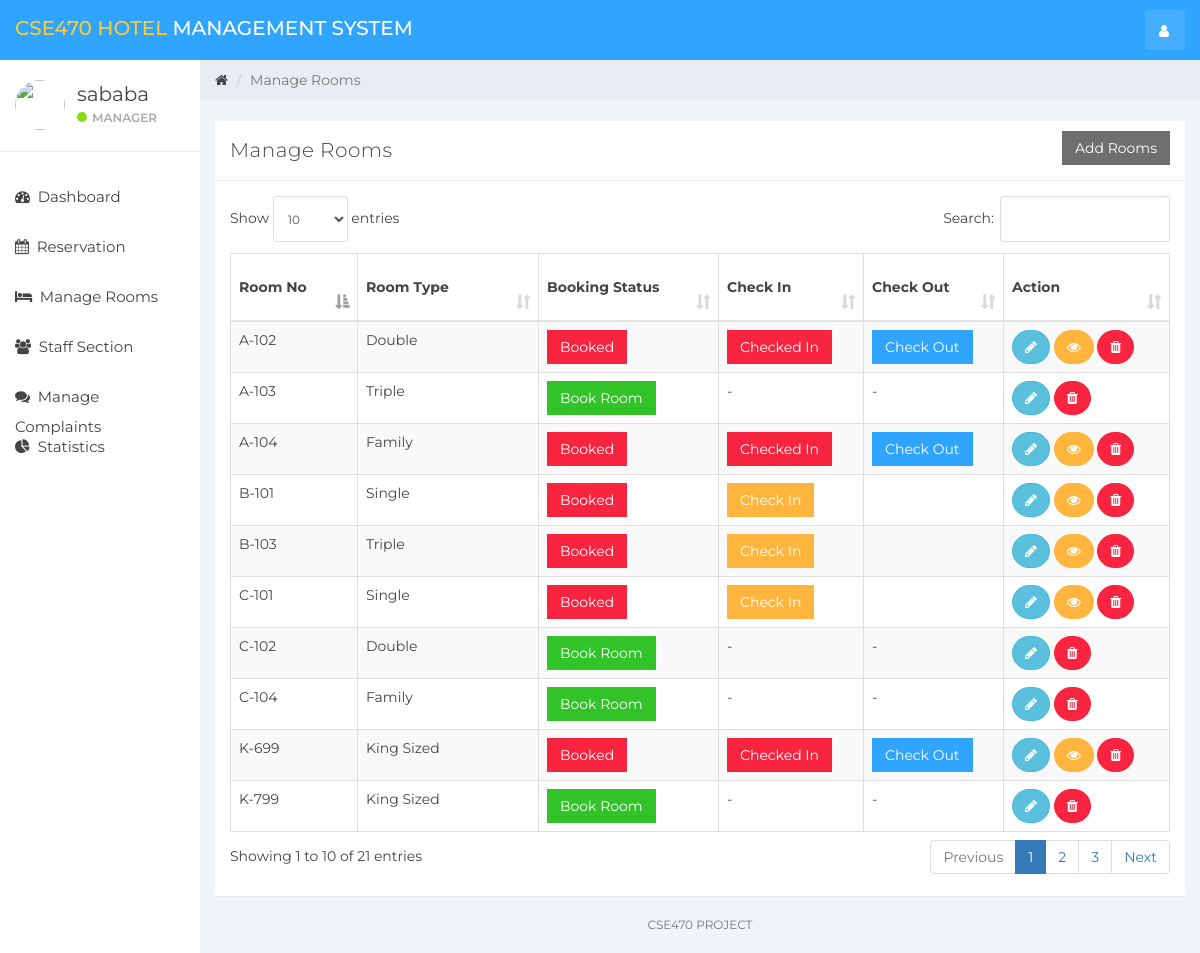
Page / (signed in) on the committed database.
### tables this page shows
CREATE TABLE `user` (
  `id` int(11) NOT NULL,
  `name` varchar(100) NOT NULL,
  `username` varchar(15) NOT NULL,
  `email` varchar(100) NOT NULL,
  `password` varchar(100) NOT NULL,
  `created_at` timestamp NOT NULL DEFAULT current_timestamp()
);

CREATE TABLE `room` (
  `room_id` int(10) NOT NULL,
  `room_type_id` int(10) NOT NULL,
  `room_no` varchar(10) NOT NULL,
  `status` tinyint(1) DEFAULT NULL,
  `check_in_status` tinyint(1) NOT NULL,
  `check_out_status` tinyint(1) NOT NULL,
  `deleteStatus` tinyint(1) DEFAULT 0
);

CREATE TABLE `room_type` (
  `room_type_id` int(10) NOT NULL,
  `room_type` varchar(100) NOT NULL,
  `price` int(10) NOT NULL,
  `max_person` int(10) NOT NULL
);

### room_mang.php (the view, shortened to what this page needs)
<div class="col-sm-9 col-sm-offset-3 col-lg-10 col-lg-offset-2 main">
    <div class="row">
        <ol class="breadcrumb">
            <li><a href="#">
                    <em class="fa fa-home"></em>
                </a></li>
            <li class="active">Manage Rooms</li>
        </ol>
    </div>
    <br>
    <div class="row">
        <div class="col-lg-12">
        </div>
    </div>
    <div class="row">
        <div class="col-lg-12">
            <div class="panel panel-default">
                <div class="panel-heading">Manage Rooms
                    <button class="btn btn-secondary pull-right" style="border-radius:0%" data-toggle="modal" data-target="#addRoom">Add Rooms</button>
                </div>
                <div class="panel-body">
                    <table class="table table-striped table-bordered table-responsive" cellspacing="0" width="100%"
                           id="rooms">
                        <thead>
                        <tr>
                            <th>Room No</th>
                            <th>Room Type</th>
                            <th>Booking Status</th>
                            <th>Check In</th>
                            <th>Check Out</th>
                            <th>Action</th>
                        </tr>
                        </thead>
                        <tbody>
                        <?php
                        $room_query = "SELECT * FROM room NATURAL JOIN room_type WHERE deleteStatus = 0";
                        $rooms_result = mysqli_query($connection, $room_query);
                        if (mysqli_num_rows($rooms_result) > 0) {
                            while ($rooms = mysqli_fetch_assoc($rooms_result)) { ?>
                                <tr>
                                    <td><?php echo $rooms['room_no'] ?></td>
                                    <td><?php echo $rooms['room_type'] ?></td>
                                    <td>
                                        <?php
                                        if ($rooms['status'] == 0) {
                                            echo '<a href="index.php?reservation&room_id=' . $rooms['room_id'] . '&room_type_id=' . $rooms['room_type_id'] . '" class="btn btn-success" style="border-radius:0%">Book Room</a>';
                                        } else {
                                            echo '<a href="#" class="btn btn-danger" style="border-radius:0%">Booked</a>';
                                        }
                                        ?>
                                    <td>
                                        <?php
                                        if ($rooms['status'] == 1 && $rooms['check_in_status'] == 0) {
                                            echo '<button class="btn btn-warning" id="checkInRoom"  data-id="' . $rooms['room_id'] . '" data-toggle="modal" style="border-radius:0%" data-target="#checkIn">Check In</button>';
                                        } elseif ($rooms['status'] == 0) {
                                            echo '-';
                                        } else {
                                            echo '<a href="#" class="btn btn-danger" style="border-radius:0%">Checked In</a>';
                                        }
                                        ?>
                                    </td>
                                    <td>
                                        <?php
                                        if ($rooms['status'] == 1 && $rooms['check_in_status'] == 1) {
                                            echo '<button class="btn btn-primary" style="border-radius:0%" id="checkOutRoom" data-id="' . $rooms['room_id'] . '">Check Out</button>';
                                        } elseif ($rooms['status'] == 0) {
                                            echo '-';
                                        }
                                        ?>
                                    </td>
                                    <td>
                                        <button title="Edit Room Information" style="border-radius:60px;" data-toggle="modal"
                                                data-target="#editRoom" data-id="<?php echo $rooms['room_id']; ?>"
                                                id="roomEdit" class="btn btn-info"><i class="fa fa-pencil"></i></button>
                                        <?php
                                        if ($rooms['status'] == 1) {
                                            echo '<button title="Customer Information" data-toggle="modal" data-target="#cutomerDetailsModal" data-id="' . $rooms['room_id'] . '" id="cutomerDetails" class="btn btn-warning" style="border-radius:60px;"><i class="fa fa-eye"></i></button>';
                                        }
                                        ?>
                                        <a href="ajax.php?delete_room=<?php echo $rooms['room_id']; ?>"
                                           class="btn btn-danger" style="border-radius:60px;" onclick="return confirm('Are you Sure?')"><i
                                                    class="fa fa-trash" alt="delete"></i></a>
                                    </td>
                                </tr>
                            <?php }
                        } else {
                            echo "No Rooms";
                        }
                        ?>
                        </tbody>
                    </table>
                </div>
            </div>
        </div>
    </div>
    <div class="row">
        <div class="col-sm-12">
        <p class="back-link">CSE470 Project</p>
        </div>
    </div>
</div>

### header.php (shortened to what this page needs)
<!DOCTYPE html>
<html>
<head>
    <link href="css/bootstrap.min.css" rel="stylesheet">
    <link href="css/font-awesome.min.css" rel="stylesheet">
    <link href="css/datepicker3.css" rel="stylesheet">
    <link href="css/dataTables.bootstrap.min.css" rel="stylesheet">
    <link href="css/styles.css" rel="stylesheet">
</head>
<body>
<nav class="navbar navbar-custom navbar-fixed-top bg-info" role="navigation">
    <div class="container-fluid">
        <div class="navbar-header">
            <a class="navbar-brand" href="index.php?dashboard"><span>CSE470 Hotel </span>Management System</a>
            <ul class="nav navbar-top-links navbar-right">
                <li class="dropdown"><a class="dropdown-toggle count-info" data-toggle="dropdown" href="#">
                        <em class="fa fa-user"></em>
                    </a>
                </li>
            </ul>
        </div>
    </div>
</nav>

### sidebar.php (shortened to what this page needs)
<div id="sidebar-collapse" class="col-sm-3 col-lg-2 sidebar">
    <div class="profile-sidebar">
        <div class="profile-userpic">
            <img src="img/user.png" class="img-responsive" alt="">
        </div>
        <div class="profile-usertitle">
            <div class="profile-usertitle-name"><?php echo $user['name'];?></div>
            <div class="profile-usertitle-status"><span class="indicator label-success"></span>Manager</div>
        </div>
    </div>
    <ul class="nav menu">
    <?php
        if (isset($_GET['dashboard'])){ ?>
            <li class="active">
                <a href="index.php?dashboard"><em class="fa fa-dashboard">&nbsp;</em>
                    Dashboard
                </a>
            </li>
        <?php } else{?>
            <li>
                <a href="index.php?dashboard"><em class="fa fa-dashboard">&nbsp;</em>
                    Dashboard
                </a>
            </li>
        <?php }
        if (isset($_GET['reservation'])){ ?>
            <li class="active">
            <a href="index.php?reservation"><em class="fa fa-calendar">&nbsp;</em>
                    Reservation
                </a>
            </li>
        <?php } else{?>
            <li>
            <a href="index.php?reservation"><em class="fa fa-calendar">&nbsp;</em>
                    Reservation
                </a>
            </li>
        <?php }
        if (isset($_GET['room_mang'])){ ?>
            <li class="active">
                <a href="index.php?room_mang"><em class="fa fa-bed">&nbsp;</em>
                    Manage Rooms
                </a>
            </li>
        <?php } else{?>
            <li>
            <a href="index.php?room_mang"><em class="fa fa-bed">&nbsp;</em>
                    Manage Rooms
                </a>
            </li>
        <?php }
        if (isset($_GET['staff_mang'])){ ?>
            <li class="active">
                <a href="index.php?staff_mang"><em class="fa fa-users">&nbsp;</em>
                    Staff Section
                </a>
            </li>
        <?php } else{?>
            <li>
                <a href="index.php?staff_mang"><em class="fa fa-users">&nbsp;</em>
                    Staff Section
                </a>
            </li>
        <?php }
        if (isset($_GET['complain'])){ ?>
            <li class="active">
                <a href="index.php?complain"><em class="fa fa-comments">&nbsp;</em>
                    Manage Complaints
                </a>
            </li>
        <?php } else{?>
            <li>
                <a href="index.php?complain"><em class="fa fa-comments">&nbsp;</em>
                    Manage Complaints
                </a>
            </li>
        <?php }
        ?>
        <?php
        if (isset($_GET['statistics'])){ ?>
            <li class="active">
                <a href="index.php?statistics"><em class="fa fa-pie-chart">&nbsp;</em>
                    Statistics
                </a>
            </li>
        <?php } else{?>
        <li>
            <a href="index.php?statistics"><em class="fa fa-pie-chart">&nbsp;</em>
                Statistics
            </a>
        </li>
<?php }?>
    </ul>
</div>

### index.php (shortened to what this page needs)
<?php
include_once "db.php";
if (isset($_SESSION['user_id'])){
    $user_id = $_SESSION['user_id'];
    $userQuery = "SELECT * FROM user WHERE id = '$user_id'";
    $result = mysqli_query($connection, $userQuery);
    $user = mysqli_fetch_assoc($result);
}else{
    header('Location:login.php');
}
include_once "header.php";
include_once "sidebar.php";
if (isset($_GET['room_mang'])){
    include_once "room_mang.php";
}
elseif (isset($_GET['dashboard'])){
    include_once "dashboard.php";
}
elseif (isset($_GET['reservation'])){
    include_once "reservation.php";
}
elseif (isset($_GET['staff_mang'])){
    include_once "staff_mang.php";
}
elseif (isset($_GET['add_emp'])){
    include_once "add_emp.php";
}
elseif (isset($_GET['complain'])){
    include_once "complain.php";
}
elseif (isset($_GET['statistics'])){
    include_once "statistics.php";
}
elseif (isset($_GET['emp_history'])){
    include_once "emp_history.php";
}
else{
    include_once "room_mang.php";
}
include_once "footer.php";

### footer.php (shortened to what this page needs)
</body>
</html>

### rows in the picture
user: name "sababa"
room: room_no "A-102", room_type.room_type "Double", status "Booked"
room: room_no "A-103", room_type.room_type "Triple"
room: room_no "A-104", room_type.room_type "Family", status "Booked"
room: room_no "B-101", room_type.room_type "Single", status "Booked"
room: room_no "B-103", room_type.room_type "Triple", status "Booked"
room: room_no "C-101", room_type.room_type "Single", status "Booked"
room: room_no "C-102", room_type.room_type "Double"
room: room_no "C-104", room_type.room_type "Family"
room: room_no "K-699", room_type.room_type "King Sized", status "Booked"
room: room_no "K-799", room_type.room_type "King Sized"
